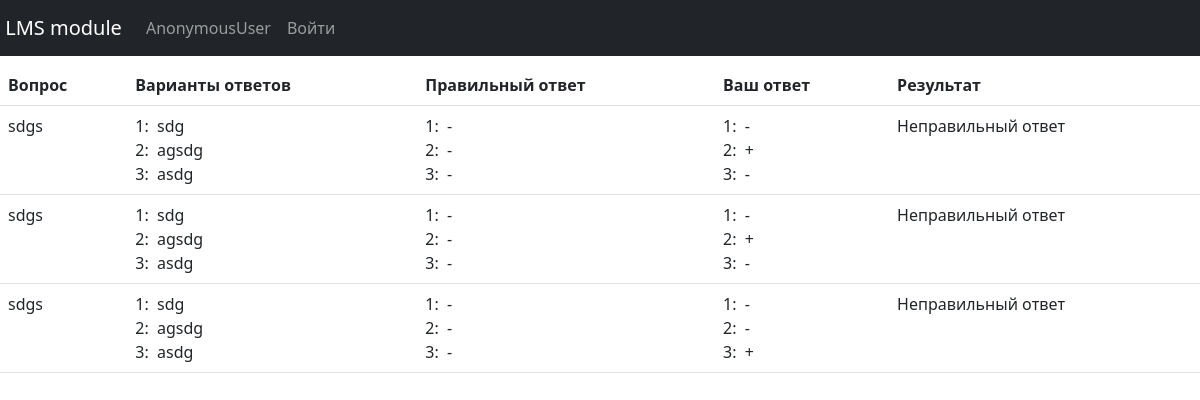
/test/show_result_table/1, run on the app's committed database.
### univ_app/models.py (models this page shows, shortened)
class Question(models.Model):
    question = models.TextField(default = "")
    answered_correctly = models.BooleanField(default = False)
    related_test = models.ForeignKey("Test", on_delete=models.CASCADE, null=True )
    def __str__(self):
        return self.question

class Answer(models.Model):
    answer = models.CharField(max_length=1000)
    was_chosen = models.BooleanField(default=False)
    is_right = models.BooleanField(default=False)
    related_question = models.ForeignKey("Question", on_delete=models.CASCADE, null = True)
    def __str__(self):
        return self.answer

class GivenAnswer(models.Model):
    related_answered_question = models.ForeignKey ("AnsweredQuestion", on_delete = models.CASCADE, null = True)
    checked = models.BooleanField(default = False)

class AnsweredQuestion(models.Model):
    related_taken_test = models.ForeignKey ("TakenTest", on_delete = models.CASCADE, null = True)
    related_question = models.ForeignKey ("Question", on_delete = models.CASCADE, null = True)
    correct = models.BooleanField(default = False)

### univ_app/views.py (the view)
# urls.py: path('test/show_result_table/<int:taken_test_id>', show_result_table, name = "show_result_table"),
def show_result_table(request, taken_test_id):
    taken_test = TakenTest.objects.get(id = taken_test_id)
    answered_questions = AnsweredQuestion.objects.filter(related_taken_test =  taken_test)
    given_ans_arr2d = []
    for a_q in answered_questions:
        answers  = GivenAnswer.objects.filter(related_answered_question = a_q)
        given_ans_arr2d += [answers]
    the_test = taken_test.related_test
    questions = Question.objects.filter(related_test = the_test)
    ans_arr2d = []
    for q in questions:
        answers = Answer.objects.filter(related_question = q)
        ans_arr2d += [answers]
    all_zipped = zip(questions,ans_arr2d,given_ans_arr2d,answered_questions)
    ctx = {
    "taken_test" : taken_test,
    "answered_questions" : answered_questions,
    "given_ans_arr2d" : given_ans_arr2d,
    "the_test": the_test,
    "questions":questions,
    "ans_arr2d":ans_arr2d,
    "all_zipped" : all_zipped,
    }
    return render(request, 'tester/take_test/show_result_table.html', ctx)

### templates/tester/take_test/show_result_table.html
{%extends "base.html"%}
{%block show_result_table%}
<table class = "table">
  <tr>
    <th>Вопрос</th>
    <th>Варианты ответов</th>
    <th>Правильный ответ</th>
    <th>Ваш ответ</th>
    <th>Результат</th>
  </tr>
  {% for zipped in all_zipped %}
  <tr>
    <td>{{zipped.0}}</td>
    <td>
      {% for ans in zipped.1%}
        {{forloop.counter}}:  {{ans}}
        <br>
      {%endfor%}
    </td>
    <td>
      {% for ans in zipped.1%}
        {{forloop.counter}}:  {{ans.is_right|yesno:"+,-, "}}
        <br>
      {%endfor%}
    </td>
    <td>
      {% for ans in zipped.2%}
        {{forloop.counter}}:  {{ans.checked|yesno:"+,-, "}}
        <br>
      {%endfor%}
    </td>
    <td>
      {{zipped.3.correct|yesno:"Правильный ответ, Неправильный ответ"}}
    </td>
  </tr>
  {% endfor %}
</table>
{%endblock%}

### univ_app/static/univ_app/css/base.css (style rules this page uses)
body { background: white; }

### templates/base.html (style rules this page uses)
body { background-color:white; }

### data on the page
Question: question "sdgs", correct "Неправильный ответ"
Answer: answer "sdg", is_right "-"
Answer: answer "agsdg", is_right "-"
Answer: answer "asdg", is_right "-"
GivenAnswer: checked "-"
GivenAnswer: checked "+"
GivenAnswer: checked "-"
Question: question "sdgs", correct "Неправильный ответ"
Answer: answer "sdg", is_right "-"
Answer: answer "agsdg", is_right "-"
Answer: answer "asdg", is_right "-"
GivenAnswer: checked "-"
GivenAnswer: checked "+"
GivenAnswer: checked "-"
Question: question "sdgs", correct "Неправильный ответ"
Answer: answer "sdg", is_right "-"
Answer: answer "agsdg", is_right "-"
Answer: answer "asdg", is_right "-"
GivenAnswer: checked "-"
GivenAnswer: checked "-"
GivenAnswer: checked "+"

### other printed values
{{ request.user }} "AnonymousUser"
